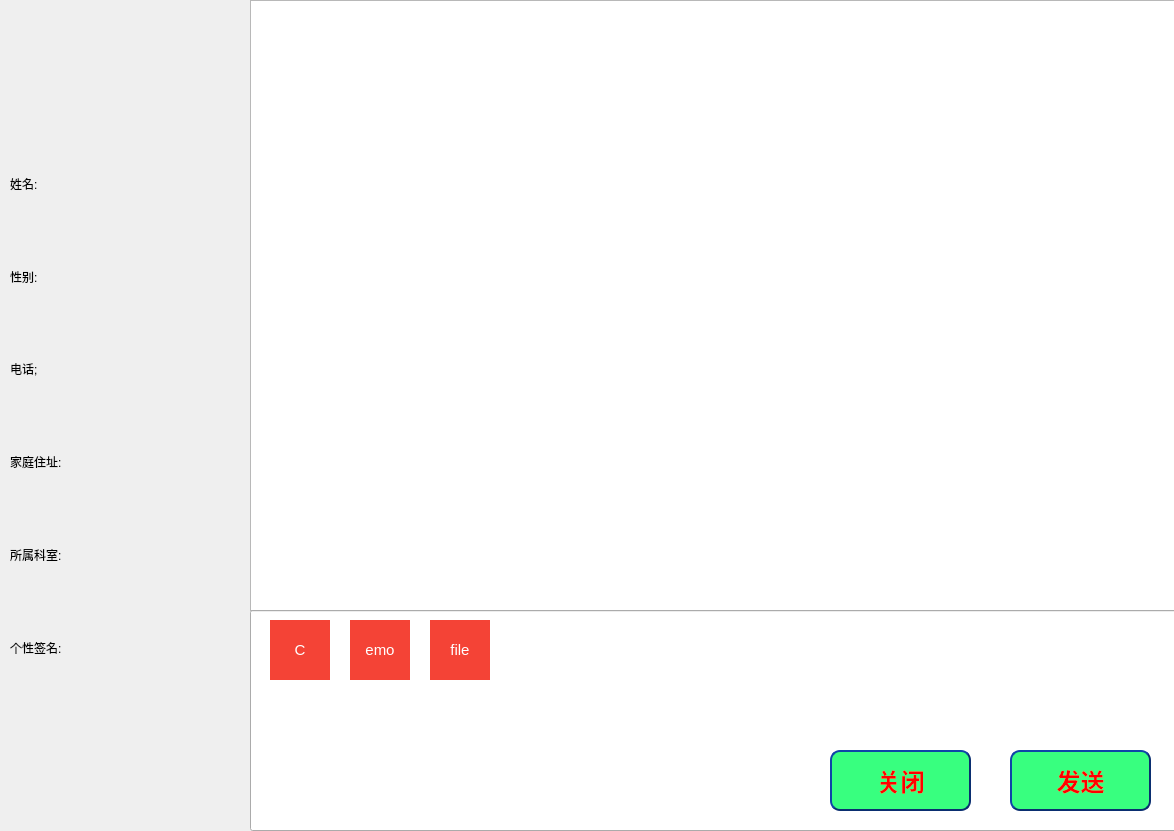
<?xml version="1.0" encoding="UTF-8"?>
<ui version="4.0">
 <class>dpchat</class>
 <widget class="QWidget" name="dpchat">
  <property name="geometry">
   <rect>
    <x>0</x>
    <y>0</y>
    <width>1174</width>
    <height>831</height>
   </rect>
  </property>
  <property name="windowTitle">
   <string>Form</string>
  </property>
  <widget class="QWidget" name="verticalLayoutWidget">
   <property name="geometry">
    <rect>
     <x>10</x>
     <y>140</y>
     <width>221</width>
     <height>551</height>
    </rect>
   </property>
   <layout class="QVBoxLayout" name="verticalLayout">
    <item>
     <widget class="QLabel" name="label_2">
      <property name="text">
       <string>姓名:</string>
      </property>
     </widget>
    </item>
    <item>
     <widget class="QLabel" name="label">
      <property name="text">
       <string>性别:</string>
      </property>
     </widget>
    </item>
    <item>
     <widget class="QLabel" name="label_3">
      <property name="text">
       <string>电话;</string>
      </property>
     </widget>
    </item>
    <item>
     <widget class="QLabel" name="label_4">
      <property name="text">
       <string>家庭住址:</string>
      </property>
     </widget>
    </item>
    <item>
     <widget class="QLabel" name="label_5">
      <property name="text">
       <string>所属科室:</string>
      </property>
     </widget>
    </item>
    <item>
     <widget class="QLabel" name="label_6">
      <property name="text">
       <string>个性签名:</string>
      </property>
     </widget>
    </item>
   </layout>
  </widget>
  <widget class="QTextEdit" name="chattext">
   <property name="geometry">
    <rect>
     <x>250</x>
     <y>0</y>
     <width>931</width>
     <height>611</height>
    </rect>
   </property>
   <property name="html">
    <string>&lt;!DOCTYPE HTML PUBLIC &quot;-//W3C//DTD HTML 4.0//EN&quot; &quot;http://www.w3.org/TR/REC-html40/strict.dtd&quot;&gt;
&lt;html&gt;&lt;head&gt;&lt;meta name=&quot;qrichtext&quot; content=&quot;1&quot; /&gt;&lt;style type=&quot;text/css&quot;&gt;
p, li { white-space: pre-wrap; }
&lt;/style&gt;&lt;/head&gt;&lt;body style=&quot; font-family:'Ubuntu'; font-size:11pt; font-weight:400; font-style:normal;&quot;&gt;
&lt;p align=&quot;center&quot; style=&quot;-qt-paragraph-type:empty; margin-top:0px; margin-bottom:0px; margin-left:0px; margin-right:0px; -qt-block-indent:0; text-indent:0px;&quot;&gt;&lt;br /&gt;&lt;/p&gt;&lt;/body&gt;&lt;/html&gt;</string>
   </property>
  </widget>
  <widget class="QLineEdit" name="sendmess">
   <property name="geometry">
    <rect>
     <x>250</x>
     <y>610</y>
     <width>931</width>
     <height>221</height>
    </rect>
   </property>
  </widget>
  <widget class="QPushButton" name="send">
   <property name="geometry">
    <rect>
     <x>1010</x>
     <y>750</y>
     <width>141</width>
     <height>61</height>
    </rect>
   </property>
   <property name="styleSheet">
    <string notr="true">QPushButton#myButton:normal/*鼠标正常时的效果*/
{
    color:#000000;
    background-color:rgb(40, 85, 20); /*改变背景色*/
    border-style:inset;/*改变边框风格*/
    padding-left:4px;
    padding-top:4px;
}
 
/*鼠标悬浮时的效果*/
QPushButton#myButton:hover
{
    color:#0000ff;
    background-color:rgb(40, 85, 20); /*改变背景色*/
    border-style:inset;/*改变边框风格*/
    padding-left:8px;
    padding-top:8px;
}
/*如果按下与悬浮想同时产生效果，hover必须写在pressed的后面*/
/*鼠标按下时的效果*/
QPushButton#myButton:pressed
{
    color:#00ff00;
    background-color:rgb(40, 85, 20); /*改变背景色*/
    border-style:inset;/*改变边框风格*/
    padding-left:6px;
    padding-top:6px;
}
 
/*鼠标不可用时的效果*/
QPushButton#myButton:disabled
{
    color:#000000;
    background-color:rgb(40, 85, 20); /*改变背景色*/
    border-style:inset;/*改变边框风格*/
    padding-left:6px;
    padding-top:6px;
}
 
QPushButton
{
    color:red; /*文字颜色*/
    background-color:rgb(56, 255, 127);/*背景色*/
    border-style:outset; /*边框风格*/
    border-width:2px;/*边框宽度*/
    border-color:rgb(10, 46,112); /*边框颜色*/
    border-radius:10px; /*边框倒角*/
    font:bold 24px; /*字体*/
    font-family: Segoe UI;
    min-width:100px;/*控件最小宽度*/
    min-height:20px;/*控件最小高度*/
    padding:4px;/*内边距*/
}
 
 
/*按钮样式*/
QPushButton:flat
{
    border:2px solid red;
}
 
/*当按钮打开菜单时：ui-&gt;pushButton-&gt;setMenu(menu)*/
QPushButton:open
{
    background-color:qlineargradient(x1: 0, y1: 0, x2: 0, y2: 1, stop:0 #abdeac, stop: 1 #fafc12);
}
 
/*子选择器：菜单*/
QPushButton::menu-indicator
{
    image:url(&quot;:/close_normal.png&quot;);
    /*image:none;去掉小三角号*/
    subcontrol-origin:padding;/*绘制subcontrol的参考矩形的位置*/
    subcontrol-position:bottom right;/*小三角的位置*/
}
 
QPushButton::menu-indicator:pressed, QPushButton::menu-indicator:open
{
    position:relative;
    top:4px;
    left:4px;
}</string>
   </property>
   <property name="text">
    <string>发送</string>
   </property>
  </widget>
  <widget class="QPushButton" name="exit">
   <property name="geometry">
    <rect>
     <x>830</x>
     <y>750</y>
     <width>141</width>
     <height>61</height>
    </rect>
   </property>
   <property name="styleSheet">
    <string notr="true">QPushButton#myButton:normal/*鼠标正常时的效果*/
{
    color:#000000;
    background-color:rgb(40, 85, 20); /*改变背景色*/
    border-style:inset;/*改变边框风格*/
    padding-left:4px;
    padding-top:4px;
}
 
/*鼠标悬浮时的效果*/
QPushButton#myButton:hover
{
    color:#0000ff;
    background-color:rgb(40, 85, 20); /*改变背景色*/
    border-style:inset;/*改变边框风格*/
    padding-left:8px;
    padding-top:8px;
}
/*如果按下与悬浮想同时产生效果，hover必须写在pressed的后面*/
/*鼠标按下时的效果*/
QPushButton#myButton:pressed
{
    color:#00ff00;
    background-color:rgb(40, 85, 20); /*改变背景色*/
    border-style:inset;/*改变边框风格*/
    padding-left:6px;
    padding-top:6px;
}
 
/*鼠标不可用时的效果*/
QPushButton#myButton:disabled
{
    color:#000000;
    background-color:rgb(40, 85, 20); /*改变背景色*/
    border-style:inset;/*改变边框风格*/
    padding-left:6px;
    padding-top:6px;
}
 
QPushButton
{
    color:red; /*文字颜色*/
    background-color:rgb(56, 255, 127);/*背景色*/
    border-style:outset; /*边框风格*/
    border-width:2px;/*边框宽度*/
    border-color:rgb(10, 46,112); /*边框颜色*/
    border-radius:10px; /*边框倒角*/
    font:bold 24px; /*字体*/
    font-family: Segoe UI;
    min-width:100px;/*控件最小宽度*/
    min-height:20px;/*控件最小高度*/
    padding:4px;/*内边距*/
}
 
 
/*按钮样式*/
QPushButton:flat
{
    border:2px solid red;
}
 
/*当按钮打开菜单时：ui-&gt;pushButton-&gt;setMenu(menu)*/
QPushButton:open
{
    background-color:qlineargradient(x1: 0, y1: 0, x2: 0, y2: 1, stop:0 #abdeac, stop: 1 #fafc12);
}
 
/*子选择器：菜单*/
QPushButton::menu-indicator
{
    image:url(&quot;:/close_normal.png&quot;);
    /*image:none;去掉小三角号*/
    subcontrol-origin:padding;/*绘制subcontrol的参考矩形的位置*/
    subcontrol-position:bottom right;/*小三角的位置*/
}
 
QPushButton::menu-indicator:pressed, QPushButton::menu-indicator:open
{
    position:relative;
    top:4px;
    left:4px;
}</string>
   </property>
   <property name="text">
    <string>关闭</string>
   </property>
  </widget>
  <widget class="QPushButton" name="changevoice">
   <property name="geometry">
    <rect>
     <x>270</x>
     <y>620</y>
     <width>60</width>
     <height>60</height>
    </rect>
   </property>
   <property name="styleSheet">
    <string notr="true">QPushButton {
    min-width: 60px;
    max-width: 60px;
    max-height: 60px;
    min-height: 60px;
    border-radius: 50px;
    font-size: 15px;
    color: white;
    background: #f44336 ; /* 默认颜色 */
}

QPushButton:hover {
    font-size: 18px;
    color: white;
    background: #d5d5d5; /* 悬停颜色 */
}

QPushButton:pressed {
    background: #f2f2f2 /* 按下颜色 */
}</string>
   </property>
   <property name="text">
    <string>C</string>
   </property>
  </widget>
  <widget class="QPushButton" name="emo">
   <property name="geometry">
    <rect>
     <x>350</x>
     <y>620</y>
     <width>60</width>
     <height>60</height>
    </rect>
   </property>
   <property name="styleSheet">
    <string notr="true">QPushButton {
    min-width: 60px;
    max-width: 60px;
    max-height: 60px;
    min-height: 60px;
    border-radius: 50px;
    font-size: 15px;
    color: white;
    background: #f44336 ; /* 默认颜色 */
}

QPushButton:hover {
    font-size: 18px;
    color: white;
    background: #d5d5d5; /* 悬停颜色 */
}

QPushButton:pressed {
    background: #f2f2f2 /* 按下颜色 */
}</string>
   </property>
   <property name="text">
    <string>emo</string>
   </property>
  </widget>
  <widget class="QPushButton" name="file">
   <property name="geometry">
    <rect>
     <x>430</x>
     <y>620</y>
     <width>60</width>
     <height>60</height>
    </rect>
   </property>
   <property name="styleSheet">
    <string notr="true">QPushButton {
    min-width: 60px;
    max-width: 60px;
    max-height: 60px;
    min-height: 60px;
    border-radius: 50px;
    font-size: 15px;
    color: white;
    background: #f44336 ; /* 默认颜色 */
}

QPushButton:hover {
    font-size: 18px;
    color: white;
    background: #d5d5d5; /* 悬停颜色 */
}

QPushButton:pressed {
    background: #f2f2f2 /* 按下颜色 */
}</string>
   </property>
   <property name="text">
    <string>file</string>
   </property>
  </widget>
 </widget>
 <resources/>
 <connections>
  <connection>
   <sender>exit</sender>
   <signal>clicked()</signal>
   <receiver>dpchat</receiver>
   <slot>close()</slot>
   <hints>
    <hint type="sourcelabel">
     <x>900</x>
     <y>780</y>
    </hint>
    <hint type="destinationlabel">
     <x>586</x>
     <y>415</y>
    </hint>
   </hints>
  </connection>
 </connections>
</ui>
